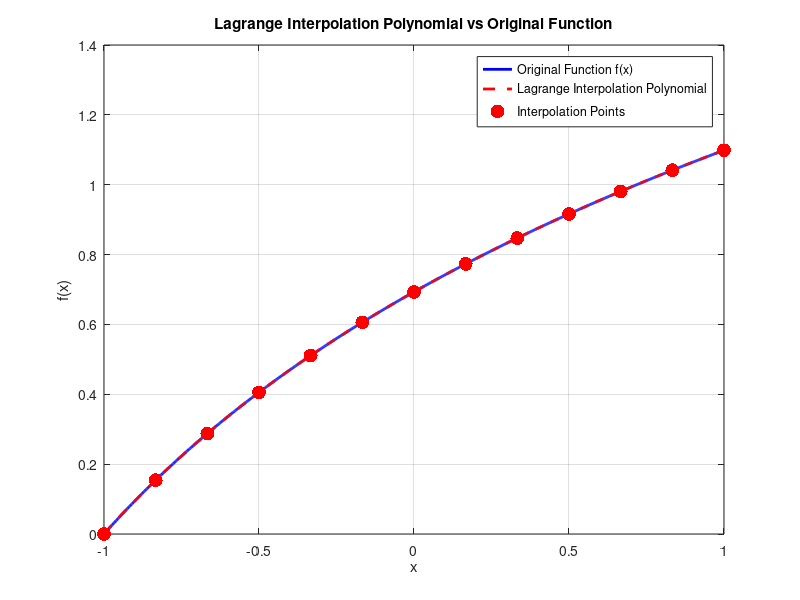

Source code (MATLAB):
% 1.
% f : [a, b] -> R
% xi apartine [a, b] nodes
% f(xi) = y, i = 1,m
% (Lmf)(x) = (SUM(Ai * f(xi) * y))/ (SUM(Ai/(x - xi)
% Ai = 1/(PROD(xi - xj)

% x = [1960, 1970, 1980, 1990, 2000, 2010, 2020];
% y = [18458008, 19922618, 22125224, 22836234, 21919876, 20335211, 19442038];
% plot(x, y, '*');
% z = [1974, 2005, 2035];
% ans_z = Lagrange(z, x, y);
% fprintf('1974-%8.3f', ans_z(3));
% hold on;
% t = 1960:1:2020;
% plot(t, Lagrange(t, x, y)); %aproximate the population from 1960 until 2020

% 2.
% f(x) = sqrt(x)
% x = [144, 169, 196];
% y = [12, 13, 14];
% z = 153;
% ans_z = Lagrange(z, x, y)

% 3.
% x = 0:0.01:20;
% f = (2 + sin(3 * pi * x)) ./ (1 + x .^ 2);
% plot(x, f, 'r--');
% hold on;
% x_nodes = linspace(0, 20, 24);
% f_nodes = (2 + sin(3 * pi * x_nodes)) ./ (1 + x_nodes .^ 2);
% fL = Lagrange(x, x_nodes, f_nodes);
% plot(x, fL, 'b');

% Problem 4.
% % 1.
% % Define the function f(n)
% f = @(n) (3 * tan(n.^2)) ./ (n.^2 + 2);
% 
% % Create a vector of values for n within the interval [1, 14]
% n_values = linspace(1, 14, 1000); % Adjust the number of points for smoother plot
% 
% % Compute the corresponding values of f(n) for each n
% f_values = f(n_values);
% 
% % Plot the graph
% plot(n_values, f_values, 'b', 'LineWidth', 2);
% xlabel('n');
% ylabel('f(n)');
% title('Graph of f(n) = 3 * tan(n^2) / (n^2 + 2)');
% grid on;
% 
% % 2.
% % Define the function f(n)
% f = @(n) (3 * tan(n.^2)) ./ (n.^2 + 2);
% 
% % Generate interpolation points
% n_values = linspace(1, 14, 10); % Choose 10 points for interpolation
% f_values = f(n_values);
% 
% % Compute coefficients of the Lagrange interpolation polynomial
% p_coefficients = polyfit(n_values, f_values, length(n_values)-1);
% 
% % Define the Lagrange interpolation polynomial
% lagrange_poly = @(x) polyval(p_coefficients, x);
% 
% % Evaluate the Lagrange interpolation polynomial on a fine grid
% x_grid = linspace(1, 14, 1000);
% lagrange_values = lagrange_poly(x_grid);
% 
% % Plot the original function f(n)
% figure;
% plot(x_grid, f(x_grid), 'b', 'LineWidth', 2);
% hold on;
% 
% % Plot the Lagrange interpolation polynomial
% plot(x_grid, lagrange_values, 'r--', 'LineWidth', 2);
% 
% % Plot interpolation points
% scatter(n_values, f_values, 100, 'filled', 'MarkerFaceColor', 'g');
% 
% xlabel('n');
% ylabel('f(n)');
% title('Lagrange Interpolation Polynomial vs Original Function');
% legend('Original Function f(n)', 'Lagrange Interpolation Polynomial', 'Interpolation Points');
% grid on;
% 
% % 3.
% % Evaluate the Lagrange interpolation polynomial at f(2.5) and f(8.75)
% approximation_2_5 = lagrange_poly(2.5);
% approximation_8_75 = lagrange_poly(8.75);
% 
% % Display the results
% fprintf('Approximation of f(2.5): %.6f\n', approximation_2_5);
% fprintf('Approximation of f(8.75): %.6f\n', approximation_8_75);

% 4.
% % 1
% % Define the function f(n)
% f = @(n) (3 * tan(n.^2)) ./ (n.^2 + 2);
% 
% % Create a vector of values for n within the interval [1, 14]
% n_values = linspace(1, 14, 1000); % Adjust the number of points for smoother plot
% 
% % Compute the corresponding values of f(n) for each n
% f_values = f(n_values);
% 
% % Plot the graph
% plot(n_values, f_values, 'b', 'LineWidth', 2);
% xlabel('n');
% ylabel('f(n)');
% title('Graph of f(n) = 3 * tan(n^2) / (n^2 + 2)');
% grid on;
% 
% % 2
% % Define the function f(n)
% f = @(n) (3 * tan(n.^2)) ./ (n.^2 + 2);
% 
% % Generate interpolation points
% n_values = linspace(1, 14, 10); % Choose 10 points for interpolation
% f_values = f(n_values);
% 
% % Compute coefficients of the Lagrange interpolation polynomial
% p_coefficients = polyfit(n_values, f_values, length(n_values)-1);
% 
% % Define the Lagrange interpolation polynomial
% lagrange_poly = @(x) polyval(p_coefficients, x);
% 
% % Evaluate the Lagrange interpolation polynomial on a fine grid
% x_grid = linspace(1, 14, 1000);
% lagrange_values = lagrange_poly(x_grid);
% 
% % Plot the original function f(n)
% figure;
% plot(x_grid, f(x_grid), 'b', 'LineWidth', 2);
% hold on;
% 
% % Plot the Lagrange interpolation polynomial
% plot(x_grid, lagrange_values, 'r--', 'LineWidth', 2);
% 
% % Plot interpolation points
% scatter(n_values, f_values, 100, 'filled', 'MarkerFaceColor', '');
% 
% xlabel('n');
% ylabel('f(n)');
% title('Lagrange Interpolation Polynomial vs Original Function');
% legend('Original Function f(n)', 'Lagrange Interpolation Polynomial', 'Interpolation Points');
% grid on;
% 
% % 3
% % Evaluate the Lagrange interpolation polynomial at f(2.5) and f(8.75)
% approximation_2_5 = lagrange_poly(2.5);
% approximation_8_75 = lagrange_poly(8.75);
% 
% % Display the results
% fprintf('Approximation of f(2.5): %.6f\n', approximation_2_5);
% fprintf('Approximation of f(8.75): %.6f\n', approximation_8_75);


% 5.

% Define the function f(x)
f = @(x) log(x + 2);

% Generate interpolation points
x_values = linspace(-1, 1, 13); % 13 equispaced points in [-1, 1]
f_values = f(x_values);

% Compute coefficients of the Lagrange interpolation polynomial
p_coefficients = polyfit(x_values, f_values, length(x_values)-1);

% Define the Lagrange interpolation polynomial
lagrange_poly = @(x) polyval(p_coefficients, x);

% Evaluate the Lagrange interpolation polynomial on a fine grid
x_grid = linspace(-1, 1, 1000);
lagrange_values = lagrange_poly(x_grid);

% Plot the function f(x)
figure;
plot(x_grid, f(x_grid), 'b', 'LineWidth', 2);
hold on;

% Plot the Lagrange interpolation polynomial
plot(x_grid, lagrange_values, 'r--', 'LineWidth', 2);

% Plot interpolation points
scatter(x_values, f_values, 100, 'filled', 'MarkerFaceColor', 'r');

xlabel('x');
ylabel('f(x)');
title('Lagrange Interpolation Polynomial vs Original Function');
legend('Original Function f(x)', 'Lagrange Interpolation Polynomial', 'Interpolation Points');
grid on;
